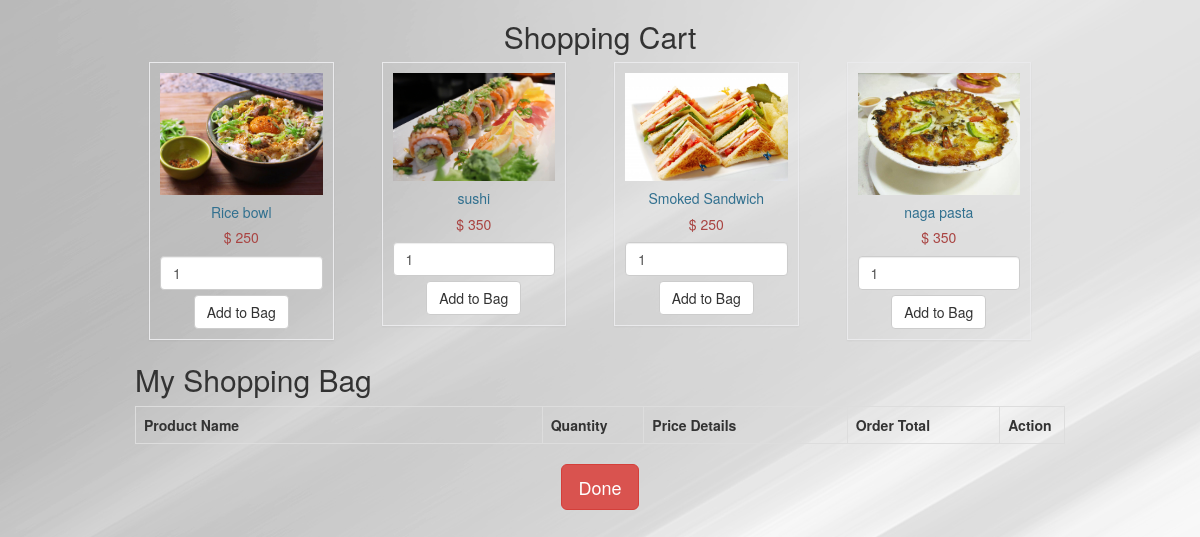
The page /product_page.php?orders_up=success (signed in) on the database its author committed.
### tables this page shows
CREATE TABLE `orders_up` (
  `id` int(11) NOT NULL,
  `p_name` varchar(50) NOT NULL,
  `image` varchar(100) NOT NULL,
  `price` int(50) NOT NULL
);

### product_page.php (the view, shortened to what this page needs)
<?php
require_once ("config.php");
if (isset($_GET['orders_up'])) {
  $restaurant="orders_up";
}
if(isset($_SESSION['r'])){
$restaurant=$_SESSION['r'];
}
else {
  echo "hoi nai";
}
 ?>
 <!DOCTYPE html>
 <html>
   <head>
  <link rel="stylesheet" href="https://maxcdn.bootstrapcdn.com/bootstrap/3.3.7/css/bootstrap.min.css">
   </head>
   <body background="image/product_back.jpg">
     <div class="container " style="width:80%;">
	<h2 align="center">Shopping Cart</h2>
    <?php
	$query = "SELECT * FROM $restaurant ORDER BY id ASC";
	$result = mysqli_query($connection,$query);
	if(mysqli_num_rows($result) > 0)
	{
		while($row = mysqli_fetch_array($result))
		{
			?>
            <div class="col-md-3">
            <form method="post" action="shop.php?action=add&id=<?php echo $row["id"]; ?>">
            <div style="border: 1px solid #eaeaec; margin: -1px 19px 3px -1px; box-shadow: 0 1px 2px rgba(0,0,0,0.05); padding:10px;" align="center">
            <img src="<?php echo $row["image"]; ?>" class="img-responsive">
            <h5 class="text-info"><?php echo $row["p_name"]; ?></h5>
            <h5 class="text-danger">$ <?php echo $row["price"]; ?></h5>
            <input type="text" name="quantity" class="form-control" value="1">
            <input type="submit" name="add" style="margin-top:5px;" class="btn btn-default" value="Add to Bag">
            </div>
            </form>
            </div>
            <?php
		}
	}
	 ?>
    <h2>My Shopping Bag</h2>
    <div class="table-responsive">
    <table class="table table-bordered">
    <tr>
    <th width="40%">Product Name</th>
    <th width="10%">Quantity</th>
    <th width="20%">Price Details</th>
    <th width="15%">Order Total</th>
    <th width="5%">Action</th>
    </tr>
    </table>
    </div>
     <center> <a href="thank_you.php" class="btn btn-danger btn-lg" role="button" >Done</a></center>
    </div>
   </body>
 </html>

### rows shown on the page
orders_up: image (picture), p_name "Rice bowl", price "250"
orders_up: image (picture), p_name "sushi", price "350"
orders_up: image (picture), p_name "Smoked Sandwich", price "250"
orders_up: image (picture), p_name "naga pasta", price "350"
